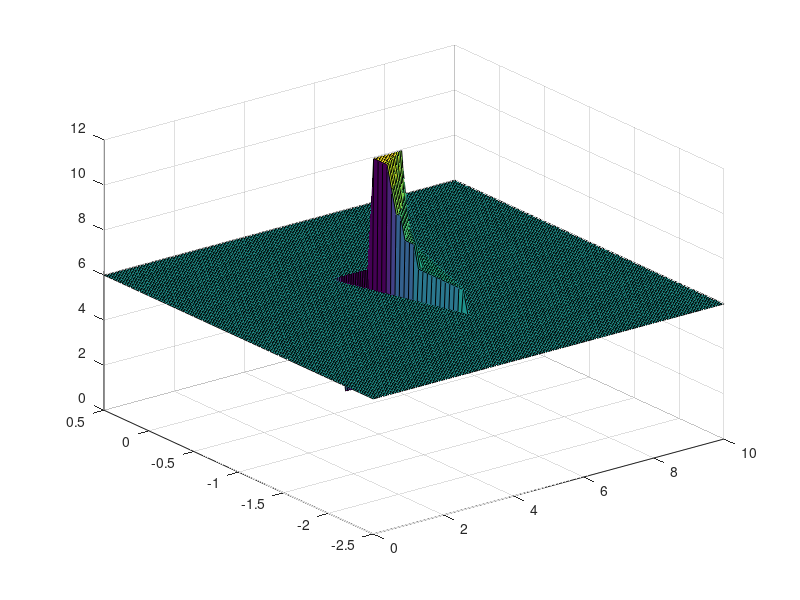
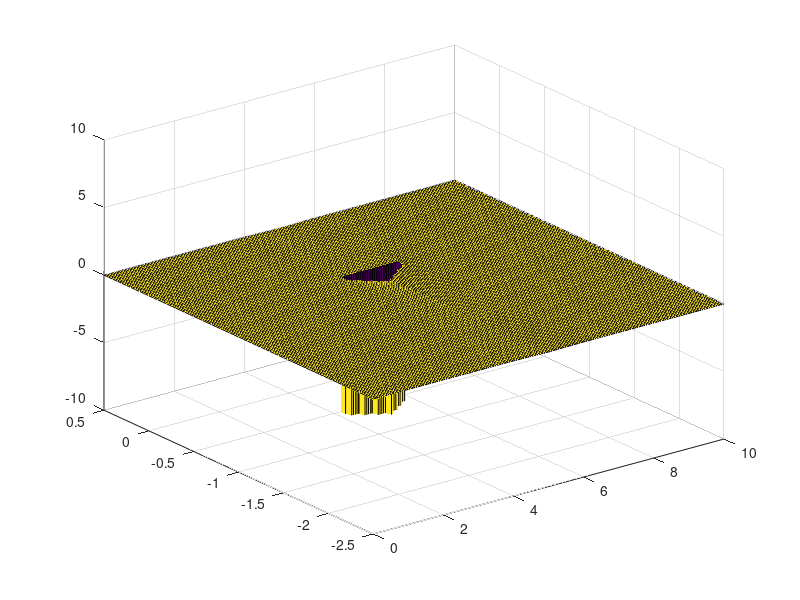

The MATLAB script that drew these images, in order:
a = 4;
b = 6;
L = 5; 

xvals = [0:.05:10];
xmin = min(xvals); xmax = max(xvals);
Xmid = .5*(xmin+xmax);
dx = xvals(2)-xvals(1);
nx = length(xvals);

yvals = -2.5:.05:0.5;
ymin = min(yvals); ymax = max(yvals);
dy = yvals(2)-yvals(1);
g = .05;
ny = length(yvals);

[X,Y] = meshgrid(xvals,yvals);
% all obstacles 2 units wide, change a and b for changing the obstacles
deadzone1 = [a b]; % obstacle 1 
y_dead1 = -.5;
deadzone2 = [a b]-1.2; % obstacle 2
y_dead2 = 0;
deadzone3 = [a b]+1.2; % obstacle 3
y_dead3 = 0;

dt = 1;
uset = 0.05*[-L:L];   % list of possible actions

% perform value iteration, for optimal policy, and optimal action
V = 0*X;
%fi = find(X==0); % left side no-go zone
%V(fi) = -1000;
%fi = find(X==10); % right side no-go zone
%V(fi) = -1000;
fi1 = find((X>=deadzone1(1)).*(X<=deadzone1(2)).*(Y==y_dead1)); % obstacle 1
% fi2 = find((X>=deadzone2(1)).*(X<=deadzone2(2)).*(Y==y_dead2)); % obstacle 2
% fi3 = find((X>=deadzone3(1)).*(X<=deadzone3(2)).*(Y==y_dead3)); % obstacle 3
V(fi1) = -1000 + abs(X(fi1)-Xmid);
% V(fi2) = -1000 + abs(X(fi2)-Xmid);
% V(fi3) = -1000 + abs(X(fi3)-Xmid);

fi_bad = find(V==-1000); % "dead" states...

V_onestep = V(:);  % one-step cost 
V = V(:); % optimal cost
%%%%%%%%%%%%%%
id = 1:length(V);
id_go = zeros(length(id),length(uset));
for n=1:length(uset)
    xgo = X(id) + uset(n)*dt; 
    xgo = max(xmin,xgo);
    xgo = min(xmax,xgo);
    ygo = Y(id) + g*dt;
    fi = find(ygo > max(yvals));
    ygo(fi) = yvals(1); % top edge "wraps back" to bottom yvals value
    
    xid = round((xgo - xmin) * (1/dx)) + 1;
    yid = round((ygo - ymin) * (1/dy)) + 1;
    id_go(:,n) = (xid - 1) * ny + yid;
end
P = 0*V; % policy
Pid = 0*V; % where policy sends you, in one step
    
df = 0.99; % discount factor
for n1=1:100 % perform the iteration    
    Q = 0*id_go;
    for n2=1:length(uset)
        Q(:,n2) = V_onestep(id_go(:,n2))- (uset(n2))^2 + df*V(id_go(:,n2)); % u^2 penalty
        Q(:,n2) = max(-1000,Q(:,n2));
    end
    [ai,bi] = sort(Q,2);
    P = bi(:,end); % optimal action (from uset list)
    V = ai(:,end); % highest value (in Vtest)
    %Pid = 
    %keyboard
end

Pmat = 0*X;
Pmat(:) = P; % optimal policy
figure(); 
%plot3(X,Y,Pmat,'.')
surf(X,Y,Pmat)
Vmat = 0*X;
Vmat(:) = V; % value
figure(); 
surf(X,Y,Vmat)
axis([xmin xmax ymin ymax -10 10])
